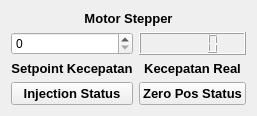
              <widget class="QWidget" name="tab_27">
               <attribute name="title">
                <string>Motor Stepper</string>
               </attribute>
               <layout class="QGridLayout" name="gridLayout_24">
                <item row="2" column="1">
                 <widget class="QLabel" name="label_89">
                  <property name="font">
                   <font>
                    <pointsize>10</pointsize>
                    <bold>true</bold>
                   </font>
                  </property>
                  <property name="text">
                   <string>Kecepatan Real</string>
                  </property>
                  <property name="alignment">
                   <set>Qt::AlignCenter</set>
                  </property>
                 </widget>
                </item>
                <item row="1" column="1">
                 <widget class="QLCDNumber" name="realMotorStepper"/>
                </item>
                <item row="0" column="0" colspan="2">
                 <widget class="QLabel" name="label_90">
                  <property name="sizePolicy">
                   <sizepolicy hsizetype="Minimum" vsizetype="Preferred">
                    <horstretch>0</horstretch>
                    <verstretch>0</verstretch>
                   </sizepolicy>
                  </property>
                  <property name="font">
                   <font>
                    <pointsize>10</pointsize>
                    <bold>true</bold>
                   </font>
                  </property>
                  <property name="text">
                   <string>Motor Stepper</string>
                  </property>
                  <property name="alignment">
                   <set>Qt::AlignCenter</set>
                  </property>
                 </widget>
                </item>
                <item row="2" column="0">
                 <widget class="QLabel" name="label_91">
                  <property name="font">
                   <font>
                    <pointsize>10</pointsize>
                    <bold>true</bold>
                   </font>
                  </property>
                  <property name="text">
                   <string>Setpoint Kecepatan</string>
                  </property>
                  <property name="alignment">
                   <set>Qt::AlignCenter</set>
                  </property>
                 </widget>
                </item>
                <item row="1" column="0">
                 <widget class="QSpinBox" name="setpointMotorStepper"/>
                </item>
                <item row="3" column="0">
                 <widget class="QPushButton" name="motorStepper_injectionStatus">
                  <property name="font">
                   <font>
                    <pointsize>10</pointsize>
                    <bold>true</bold>
                   </font>
                  </property>
                  <property name="text">
                   <string>Injection Status</string>
                  </property>
                 </widget>
                </item>
                <item row="3" column="1">
                 <widget class="QPushButton" name="motorStepper_zeroPosStatus">
                  <property name="font">
                   <font>
                    <pointsize>10</pointsize>
                    <bold>true</bold>
                   </font>
                  </property>
                  <property name="text">
                   <string>Zero Pos Status</string>
                  </property>
                 </widget>
                </item>
               </layout>
              </widget>
